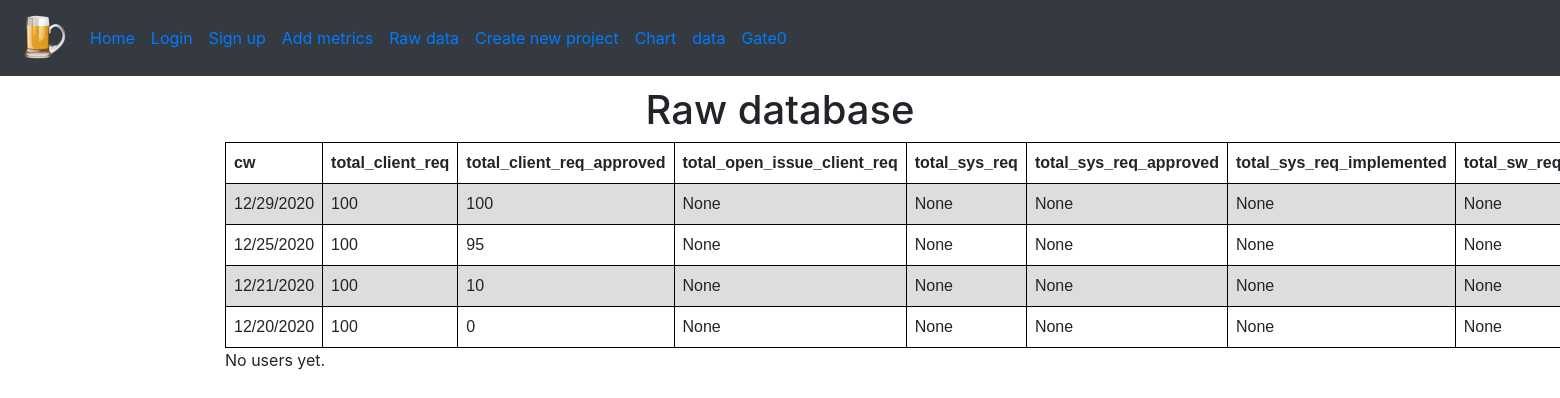
The app's page /raw with its own data.
### spice_status/models/workbook_models.py (models this page shows, shortened)
class Workbook(db.Model):
    id = db.Column(db.Integer, primary_key=True)
    cw = db.Column(db.String)
    total_client_req = db.Column(db.Integer)
    total_client_req_approved = db.Column(db.Integer)
    total_open_issue_client_req = db.Column(db.Integer)
    total_sys_req = db.Column(db.Integer)
    total_sys_req_approved = db.Column(db.Integer)
    total_sys_req_implemented = db.Column(db.Integer)
    total_sw_req = db.Column(db.Integer)
    total_sw_req_approved = db.Column(db.Integer)
    total_sw_req_implemented = db.Column(db.Integer)
    ccm_more_50 = db.Column(db.Integer)
    ccm_24_50 = db.Column(db.Integer)
    ccm_12_24 = db.Column(db.Integer)
    misra_high = db.Column(db.Integer)
    misra_mid = db.Column(db.Integer)
    misra_low = db.Column(db.Integer)
    branch_coverage = db.Column(db.Float)
    line_coverage = db.Column(db.Float)
    mc_dc_coverage = db.Column(db.Float)
    total_sw_req_tests = db.Column(db.Integer)
    total_sw_req_passed = db.Column(db.Integer)
    total_sys_req_tests = db.Column(db.Integer)
    total_sys_req_tests_passed = db.Column(db.Integer)
    traceability_sys_client = db.Column(db.Integer)
    traceability_client_sys = db.Column(db.Integer)
    traceability_sys_sw = db.Column(db.Integer)
    traceability_sw_sys = db.Column(db.Integer)
    total_features = db.Column(db.Integer)
    total_bugs = db.Column(db.Integer)
    total_bugs_solved = db.Column(db.Integer)
    total_problems = db.Column(db.Integer)
    total_problems_solved = db.Column(db.Integer)
    total_change_requests = db.Column(db.Integer)
    change_request_not_reviewed = db.Column(db.Integer)
    @staticmethod
    def all_of_workbooks():
        return Workbook.query.order_by(desc(Workbook.cw))

### spice_status/views/main_views.py (the view)
@bp_main.route('/raw')
def raw():
    return render_template('raw.html', raw_data=Workbook.all_of_workbooks(), users=User.all_of_users())

### spice_status/models/user_models.py (called while the page is built)
    @staticmethod
    def all_of_users():
        return User.query.order_by(desc(User.id))

### spice_status/templates/raw.html (shortened to what this page needs)
{% extends "partials/_one_column.html" %}
{% block content %}
<article>
    <header>
      <center>  <h1>Raw database</h1> </center>
    </header>
    <section>
        {% if raw_data.count() > 0 %}
        <table>
            <tr>
                <th>cw</th>
                <th>total_client_req</th>
                <th>total_client_req_approved</th>
                <th>total_open_issue_client_req</th>
                <th>total_sys_req</th>
                <th>total_sys_req_approved</th>
                <th>total_sys_req_implemented</th>
                <th>total_sw_req</th>
            </tr>
            {% for rd in raw_data %}
            <tr>
                <td>{{ rd.cw }}</td>
                <td>{{ rd.total_client_req }}</td>
                <td>{{ rd.total_client_req_approved }}</td>
                <td>{{ rd.total_open_issue_client_req }}</td>
                <td>{{ rd.total_sys_req }}</td>
                <td>{{ rd.total_sys_req_approved }}</td>
                <td>{{ rd.total_sys_req_implemented }}</td>
                <td>{{ rd.total_sw_req }}</td>
            </tr>
            {% endfor %}
        </table>
        {% else %}
        No raw_data yet.
        {% endif %}
        {% if users.count() > 0 %}
        <hr>
        <h3>Users</h3>
        <table>
            <tr>
                <th>id</th>
                <th>username</th>
                <th>email</th>
                <th>password_hash</th>
            </tr>
            {% for user in users %}
            <tr>
                <td>{{ user.id }}</td>
                <td>{{ user.username }}</td>
                <td>{{ user.email }}</td>
                <td>{{ user.password_hash }}</td>
            </tr>
            {% endfor %}
        </table>
        {% else %}
        No users yet.
        {% endif %}
    </section>
</article>
{% endblock %}

### spice_status/templates/partials/_base.html (style rules this page uses)
table { font-family: arial, sans-serif; border-collapse: collapse; width: 100%; }
td, th { border: 1px solid #000000; text-align: left; padding: 8px; }
tr:nth-child(even) { background-color: #dddddd; }

### records on screen
Workbook: cw "12/29/2020", total_client_req "100", total_client_req_approved "100", total_open_issue_client_req "None", total_sys_req "None", total_sys_req_approved "None", total_sys_req_implemented "None", total_sw_req "None"
Workbook: cw "12/25/2020", total_client_req "100", total_client_req_approved "95", total_open_issue_client_req "None", total_sys_req "None", total_sys_req_approved "None", total_sys_req_implemented "None", total_sw_req "None"
Workbook: cw "12/21/2020", total_client_req "100", total_client_req_approved "10", total_open_issue_client_req "None", total_sys_req "None", total_sys_req_approved "None", total_sys_req_implemented "None", total_sw_req "None"
Workbook: cw "12/20/2020", total_client_req "100", total_client_req_approved "0", total_open_issue_client_req "None", total_sys_req "None", total_sys_req_approved "None", total_sys_req_implemented "None", total_sw_req "None"
